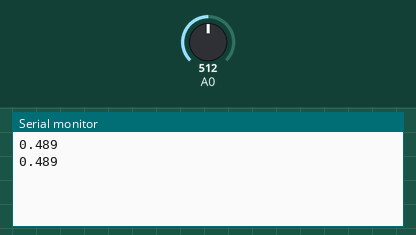
Simulated run of this sketch. Board: Arduino Uno, built with avr-gcc and run on an emulated ATmega328P. On the bench: the last lines printed to the serial monitor. Inputs (shaded band) come from the test bench; at power-on: A0 = 512.

Above: at 2.8 s.
2.9 s: A0 set to 716
At 5.2 s:
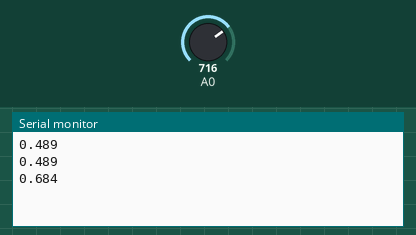
5.6 s: A0 set to 900
At 7.0 s:
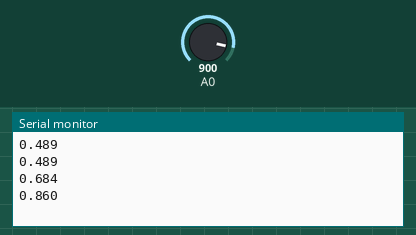
Timing chart, 0 to 8.6 s (numbered marks = the images above; inputs shaded):
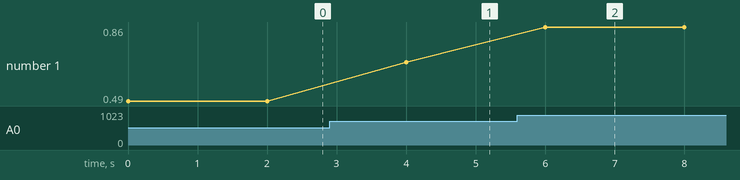

Measured:
- after the input at 2.9 s, the serial monitor: prints a new line after 1.1 s (image 1)
- after the input at 5.6 s, the serial monitor: prints a new line after 0.40 s (image 2)
- plotted number 1: 0.49 → 0.68 after the input at 2.9 s, 0.68 → 0.86 after the input at 5.6 s

The sketch:

dart_display.ino
```cpp
float num1;
float num2;

void setup()
{
  Serial.begin(9600);
}

void loop()
{
  int sensorValue = analogRead(A0);
  num2=(sensorValue*(5/1024.0));//Must deal with float type
  num1=((num2*1000)/5108.0);
  Serial.println(num1, 3);//Print to serial and Display three digits after the decimal point
  delay(2000); //Delay of 2000 milliseconds
}
```
